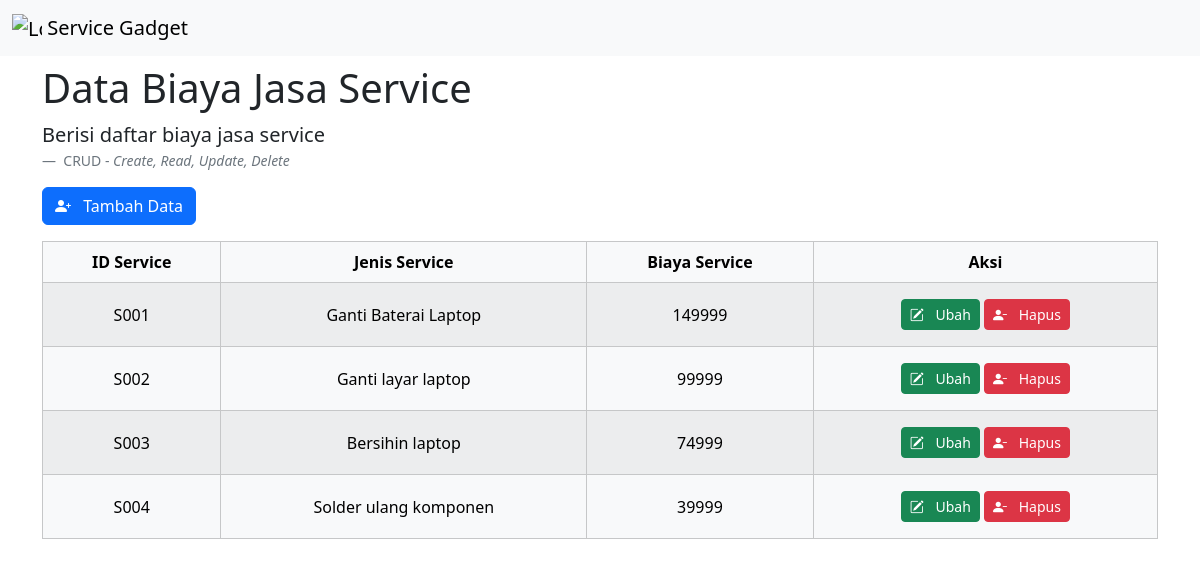
The page /form_service.php on the database as committed earlier.
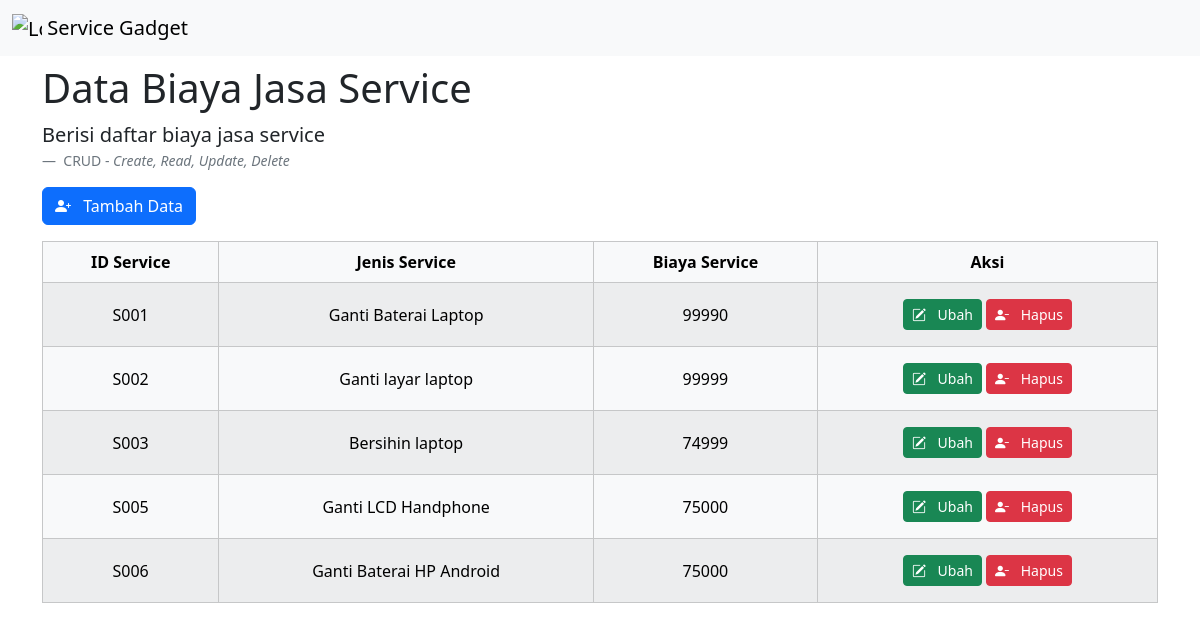
The same page on the database as committed later.
### tables this page shows
CREATE TABLE `service` (
  `id_service` char(10) NOT NULL,
  `jenis_service` varchar(255) NOT NULL,
  `biaya_service` mediumint(9) NOT NULL
);

### form_service.php (the view, shortened to what this page needs)
<?php
include 'koneksi.php';
$query = "SELECT * FROM service;";
$sql = mysqli_query($conn, $query) or die(mysqli_error($conn));
?>
<!DOCTYPE html>
<html lang="en">
<head>
    <link href="css/bootstrap.min.css" rel="stylesheet">
    <link rel="stylesheet" href="icons/bootstrap-icons.min.css">
    <link rel="stylesheet" href="styles.css">
</head>
<body class="pt-5">
    <nav class="navbar fixed-top bg-body-tertiary">
        <div class="container-fluid">
            <a class="navbar-brand" href="#">
                <img src="img/menu_logo.png" alt="Logo" width="30" height="24" class="d-inline-block align-text-top">
                Service Gadget
            </a>
        </div>
    </nav>
    <div class="container">
        <h1 class="mt-3">Data Biaya Jasa Service</h1>
        <figure>
            <blockquote class="blockquote">
                <p>Berisi daftar biaya jasa service</p>
            </blockquote>
            <figcaption class="blockquote-footer">
                CRUD - <cite title="Source Title">Create, Read, Update, Delete</cite>
            </figcaption>
        </figure>
        <a href="kelola.php?tambah=servis" type="button" class="btn btn-primary mb-3">
            <i class="bi bi-person-plus-fill me-2"></i>
            Tambah Data
        </a>
        <div class="table-responsive">
            <table class="table table-light table-striped table-hover table-bordered align-middle">
                <thead class="text-center align-middle">
                    <tr>
                        <th>ID Service</th>
                        <th>Jenis Service</th>
                        <th>Biaya Service</th>
                        <th>Aksi</th>
                    </tr>
                </thead>
                <tbody class="text-center">
                    <?php while ($hasil = mysqli_fetch_assoc($sql)): ?>
                        <tr>
                            <td>
                                <?= $hasil['id_service']; ?>
                            </td>
                            <td>
                                <?= $hasil['jenis_service']; ?>
                            </td>
                            <td>
                                <?= $hasil['biaya_service']; ?>
                            </td>
                            <td>
                                <a href="kelola.php?tombol=ubahService&ubah=<?= $hasil['id_service']; ?>" type="button"
                                    class="btn btn-success btn-sm mb-2 mt-2">
                                    <i class="bi bi-pencil-square me-2"></i>
                                    Ubah
                                </a>
                                <a href="proses.php?hapusService=<?= $hasil['id_service']; ?>" type="button"
                                    class="btn btn-danger btn-sm mb-2 mt-2" onclick="return confirm('Apakah Anda yakin ingin menghapus data ini?')">
                                    <i class="bi bi-person-dash-fill me-2"></i>
                                    Hapus
                                </a>
                            </td>
                        </tr>
                    <?php endwhile; ?>
                </tbody>
            </table>
        </div>
    </div>
</body>
</html>

Rows that differ between the two databases and show on the page:
removed service: id_service "S004", jenis_service "Solder ulang komponen", biaya_service "39999"
changed service "Ganti Baterai Laptop": biaya_service "149999" → "99990"
added service: id_service "S005", jenis_service "Ganti LCD Handphone", biaya_service "75000"
added service: id_service "S006", jenis_service "Ganti Baterai HP Android", biaya_service "75000"
